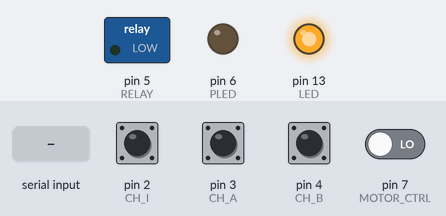
Bench run of a sketch on a simulated Arduino Uno, built with avr-gcc and run on an emulated ATmega328P. Shown: switched loads named in the sketch (green lamp = pin HIGH), output pins drawn as LEDs (lit = HIGH). Inputs (shaded band) come from the test bench; at power-on: pin 2 (CH_I), pin 3 (CH_A), pin 4 (CH_B) HIGH, pin 7 (MOTOR_CTRL) LOW.

Above: at 1.2 s.
1.3 s: pin 2 (CH_I) pulled LOW for 0.15 s
At 2.4 s:
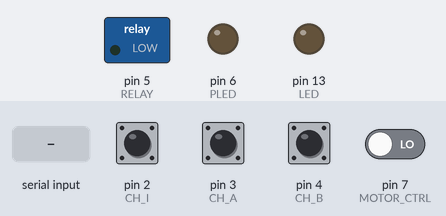
2.9 s: pin 7 (MOTOR_CTRL) driven HIGH
At 4.2 s:
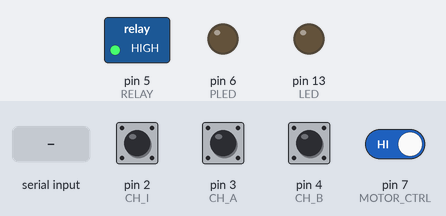
5.9 s: "m90\n" received over Serial
At 6.5 s:
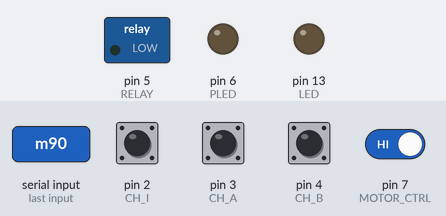
7.4 s: "M90\n" received over Serial
At 8.6 s:
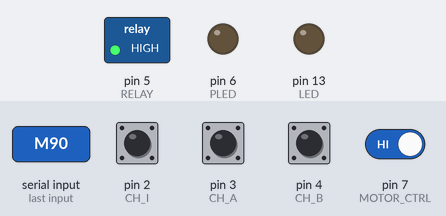
8.9 s: pin 3 (CH_A) pulsed LOW 5 times (0.12 s each, 0.3 s apart)
At 9.47 s:
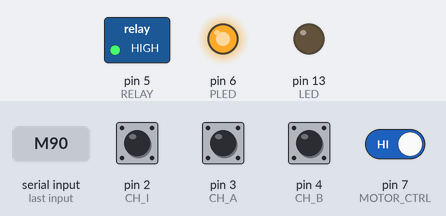
Timing chart, 0 to 11.9 s (numbered marks = the images above; inputs shaded):
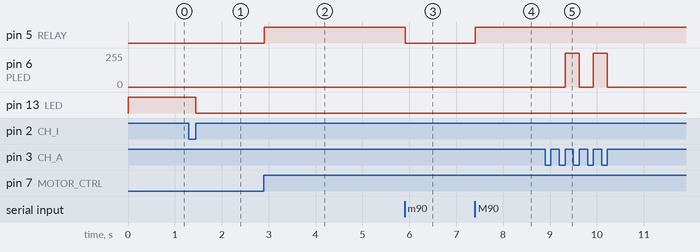

The sketch:

counter.ino
```cpp
/* Rotary encoder driver for HEDS-9150 quadrature encoder */
/* By Paolo Bosetti 2012 - paolo.bosetti@ing.unitn.it     */
/* Developed on the Arduino 1.0.1 IDE                     */

/* Defines. Change these values for configuring the system */
#define CODE_ID "RMM_counter 0.3"
#define BAUD  115200 // Serial communication baud rate
#define DELAY     10 // Main loop delay
#define STEPS    499 // Maximum step count on the artwork (base ZERO!!!)
#define CH_I       2 // Pin for index input (one per revolution)
#define CH_A       3 // pin fr Ch.A readout
#define CH_B       4 // Pin for Ch.B readout
#define RELAY      5 // Output pin for controlling the relais that drives the motor on or off
#define PLED       6 // Proportional LED
#define MOTOR_CTRL 7 // Connected to button that cycles motor on/off
#define LED       13 // Homing LED: Will stay on until the first reference has gone

/* GLOBALS */
float g_timescale = 1000000.0 / (float)(STEPS + 1) * 360;
/* Do not edit anything below this line!!! */
int g_counter;
unsigned int g_delay = DELAY;
bool g_home = HIGH;
bool g_reset = false;

/* ISR triggered by Ch.A */
void
step()
{
  if (digitalRead(CH_B) == HIGH)
    g_counter--;
  else
    g_counter++;

  if (g_counter < 0)
    g_counter = STEPS;
  if (g_counter > STEPS)
    g_counter = 0;
  analogWrite(PLED, g_counter % 2 == 1 ? ((float)g_counter/(STEPS+1))*256 : 0);
}

/* ISR triggered by Ch.I */
void
zero()
{
  g_counter = STEPS;
  g_home = LOW;
  g_reset = !g_reset;
  digitalWrite(LED, g_home);
}

void
print_status()
{
  unsigned long now = micros();
  static int last_counter = 0;
  static unsigned long last_time = micros();
  float v = g_timescale * (g_counter - last_counter) / (now - last_time);
    Serial.print(g_home == LOW ? 1 : 0);
    Serial.print(" ");
    Serial.print(g_reset ? 1 : 0);
    Serial.print(" ");
    Serial.print(g_counter);
    Serial.print(" ");
    Serial.println(v);
  last_counter = g_counter;
  last_time = now;
}

void
setup()
{
  Serial.begin(115200);

  pinMode(CH_I,  INPUT_PULLUP);
  pinMode(CH_A,  INPUT_PULLUP);
  pinMode(CH_B,  INPUT_PULLUP);
  pinMode(RELAY, OUTPUT);
  pinMode(LED,   OUTPUT);
  pinMode(PLED,  OUTPUT);
  pinMode(MOTOR_CTRL, INPUT);

  digitalWrite(LED, g_home);
  digitalWrite(RELAY, LOW);

  attachInterrupt(0, zero, RISING);
  attachInterrupt(1, step, RISING);
}

void
loop()
{
//  static int last_counter = 0;
  static bool polling = true;
  static bool motor = false;
  static unsigned long last_time = millis();
//  unsigned long now = micros();

  char ch;
  static unsigned long accumulator = 0;

  if (Serial.available()) {
    ch = Serial.read();
    switch(ch) {
    case '0'...'9':
      accumulator = accumulator * 10 + ch - '0';
      break;
    case 'i':
      Serial.println(CODE_ID);
      break;
    case 'd':
      g_delay = constrain(accumulator, 0, 1000);
      accumulator = 0;
      break;
    case '/':
      polling = !polling;
      break;
    case 'p':
      Serial.println(STEPS + 1);
      break;
    case '?':
      print_status();
      break;
    case 'M':
      motor = true;
//      digitalWrite(RELAY, HIGH);
      break;
    case 'm':
      motor = false;
//      digitalWrite(RELAY, LOW);
      break;
    }
  }

  if (!g_home && !polling) {
    print_status();
  }

  static bool latch = false;
  if (digitalRead(MOTOR_CTRL) == HIGH and millis() > last_time + 500 and not latch ) {
    motor = ! motor;
    last_time = millis();
    latch = true;
  }
  if (digitalRead(MOTOR_CTRL) == LOW and latch)
    latch = false;
  digitalWrite(RELAY, motor ? HIGH : LOW);

  delay(g_delay);
}
```

Measured:
- after the input at 1.3 s, pin 13 (LED): HIGH → LOW after 0.15 s
- after the input at 2.9 s, pin 5 (RELAY): LOW → HIGH at once
- after the input at 5.9 s, pin 5 (RELAY): HIGH → LOW at once
- after the input at 7.4 s, pin 5 (RELAY): LOW → HIGH at once
- after the input at 8.9 s, pin 6 (PLED): 0/255 → 254/255 after 0.42 s, → 0/255 0.30 s later, → 253/255 0.30 s later, → 0/255 0.30 s later
